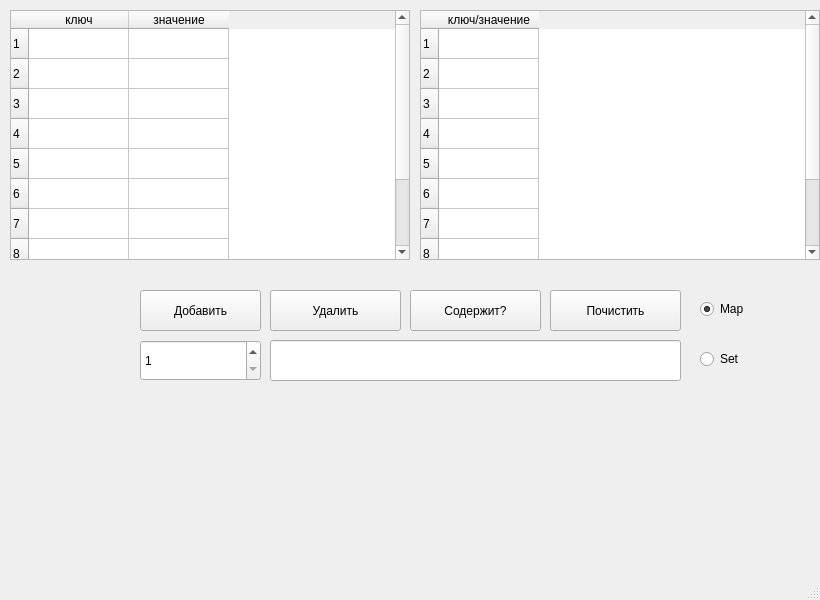
<?xml version="1.0" encoding="UTF-8"?>
<ui version="4.0">
 <class>MainWindow</class>
 <widget class="QMainWindow" name="MainWindow">
  <property name="geometry">
   <rect>
    <x>0</x>
    <y>0</y>
    <width>820</width>
    <height>600</height>
   </rect>
  </property>
  <property name="windowTitle">
   <string>MainWindow</string>
  </property>
  <widget class="QWidget" name="centralwidget">
   <widget class="QTableWidget" name="tableWidgetMap">
    <property name="geometry">
     <rect>
      <x>10</x>
      <y>10</y>
      <width>400</width>
      <height>250</height>
     </rect>
    </property>
    <property name="sizePolicy">
     <sizepolicy hsizetype="Expanding" vsizetype="Expanding">
      <horstretch>5</horstretch>
      <verstretch>0</verstretch>
     </sizepolicy>
    </property>
    <property name="rowCount">
     <number>10</number>
    </property>
    <row/>
    <row/>
    <row/>
    <row/>
    <row/>
    <row/>
    <row/>
    <row/>
    <row/>
    <row/>
    <column>
     <property name="text">
      <string>ключ</string>
     </property>
    </column>
    <column>
     <property name="text">
      <string>значение</string>
     </property>
    </column>
   </widget>
   <widget class="QTableWidget" name="tableWidgetSet">
    <property name="geometry">
     <rect>
      <x>420</x>
      <y>10</y>
      <width>400</width>
      <height>250</height>
     </rect>
    </property>
    <property name="rowCount">
     <number>10</number>
    </property>
    <row/>
    <row/>
    <row/>
    <row/>
    <row/>
    <row/>
    <row/>
    <row/>
    <row/>
    <row/>
    <column>
     <property name="text">
      <string>ключ/значение</string>
     </property>
    </column>
   </widget>
   <widget class="QPushButton" name="pushButton">
    <property name="geometry">
     <rect>
      <x>140</x>
      <y>290</y>
      <width>121</width>
      <height>41</height>
     </rect>
    </property>
    <property name="text">
     <string>Добавить</string>
    </property>
   </widget>
   <widget class="QPushButton" name="pushButton_2">
    <property name="geometry">
     <rect>
      <x>270</x>
      <y>290</y>
      <width>131</width>
      <height>41</height>
     </rect>
    </property>
    <property name="text">
     <string>Удалить</string>
    </property>
   </widget>
   <widget class="QPushButton" name="pushButton_3">
    <property name="geometry">
     <rect>
      <x>410</x>
      <y>290</y>
      <width>131</width>
      <height>41</height>
     </rect>
    </property>
    <property name="text">
     <string>Содержит?</string>
    </property>
   </widget>
   <widget class="QPushButton" name="pushButton_4">
    <property name="geometry">
     <rect>
      <x>550</x>
      <y>290</y>
      <width>131</width>
      <height>41</height>
     </rect>
    </property>
    <property name="text">
     <string>Почистить</string>
    </property>
   </widget>
   <widget class="QSpinBox" name="spinBox">
    <property name="geometry">
     <rect>
      <x>140</x>
      <y>340</y>
      <width>121</width>
      <height>41</height>
     </rect>
    </property>
    <property name="minimum">
     <number>1</number>
    </property>
   </widget>
   <widget class="QLineEdit" name="lineEdit">
    <property name="geometry">
     <rect>
      <x>270</x>
      <y>340</y>
      <width>411</width>
      <height>41</height>
     </rect>
    </property>
   </widget>
   <widget class="QRadioButton" name="radioButtonMap">
    <property name="geometry">
     <rect>
      <x>700</x>
      <y>300</y>
      <width>69</width>
      <height>18</height>
     </rect>
    </property>
    <property name="text">
     <string>Map</string>
    </property>
    <property name="checked">
     <bool>true</bool>
    </property>
   </widget>
   <widget class="QRadioButton" name="radioButtonSet">
    <property name="geometry">
     <rect>
      <x>700</x>
      <y>350</y>
      <width>69</width>
      <height>18</height>
     </rect>
    </property>
    <property name="text">
     <string>Set</string>
    </property>
   </widget>
  </widget>
  <widget class="QMenuBar" name="menubar">
   <property name="geometry">
    <rect>
     <x>0</x>
     <y>0</y>
     <width>820</width>
     <height>17</height>
    </rect>
   </property>
  </widget>
  <widget class="QStatusBar" name="statusbar"/>
 </widget>
 <resources/>
 <connections/>
</ui>
